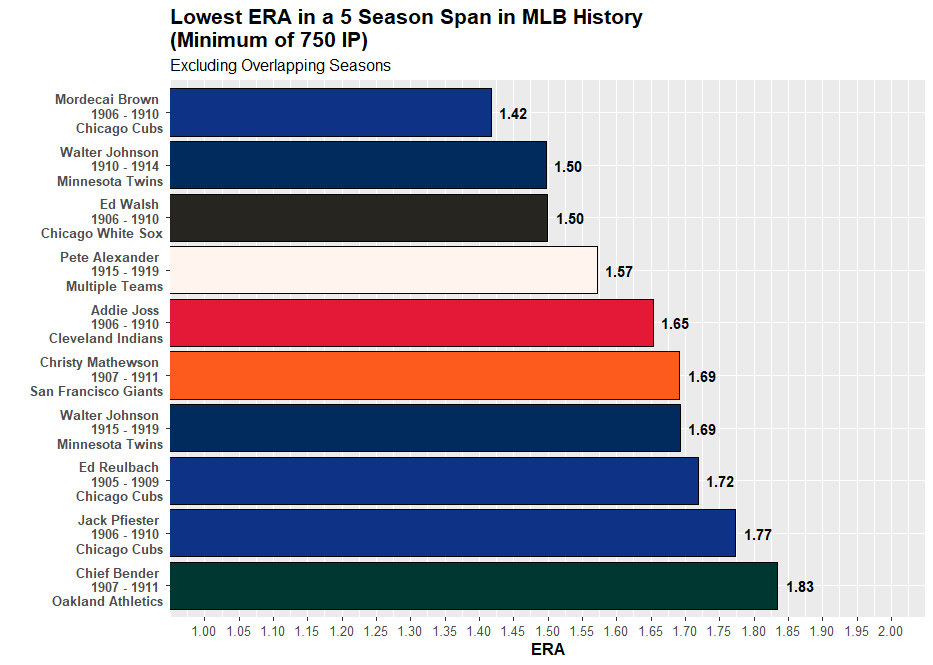

R code for this plot:
#Set working directory

setwd("C:/Users/daily/Desktop/Repositories/MiscVisuals/Website Visualizations/Most X in Span/MLB")

#Loading necessary libraries

library(sqldf)
library(tidyverse)
library(zoo)
library(weights)
library(data.table)
library(Lahman)

#Get data from Lahman Database

data <- sqldf('SELECT People.playerID, Pitching.yearID, People.nameFirst, People.nameLast,
GROUP_CONCAT(TeamsFranchises.franchName) AS Teams, GROUP_CONCAT(TeamsFranchises.franchID) AS FranchIDS, SUM(ifnull(Pitching.ER,0)) AS ER, SUM(ifnull(Pitching.IPOuts,0)) AS Outs
                    FROM People
                    INNER JOIN Pitching
                    ON People.playerID = Pitching.PlayerID
                    INNER JOIN Teams
                    ON Pitching.teamID = Teams.teamID
                    AND Pitching.yearID = Teams.yearID
                    INNER JOIN TeamsFranchises
                    ON Teams.franchID = TeamsFranchises.franchID
                    GROUP BY Pitching.playerID, Pitching.yearID')

#Calculate the totals and find the season the span started

data <- data %>%
  arrange(playerID, yearID) %>%
  group_by(playerID) %>%
  mutate(ER_Total = rollapply(ER, width = 5, FUN = sum, align = "right",partial = TRUE)) %>%
  mutate(Outs_Total = rollapply(Outs, width = 5, FUN = sum, align = "right",partial = TRUE)) %>%
  mutate(firstYear_rd = lag(yearID, 4)) %>%
  fill(firstYear_rd, .direction = "up") %>%
  mutate(first_year_2_rd = lag(yearID,3)) %>%
  fill(first_year_2_rd, .direction = "up") %>%
  mutate(first_year_3_rd = lag(yearID,2)) %>%
  fill(first_year_3_rd, .direction = "up") %>%
  mutate(first_year_4_rd = lag(yearID,1)) %>%
  fill(first_year_4_rd, .direction = "up") %>%
  mutate(firstYear = ifelse(is.na(firstYear_rd) & is.na(first_year_2_rd) & is.na(first_year_3_rd) & is.na(first_year_4_rd), yearID,
                            ifelse(is.na(firstYear_rd) & is.na(first_year_2_rd) & is.na(first_year_3_rd), first_year_4_rd,
                                   ifelse(is.na(firstYear_rd) & is.na(first_year_2_rd), first_year_3_rd,
                                          ifelse(is.na(firstYear_rd), first_year_2_rd, firstYear_rd))))) %>%
  mutate(Range = yearID - firstYear) %>%
  mutate(prevTeam = lag(Teams,4)) %>%
  mutate(prevTeam = ifelse(is.na(prevTeam), Teams, prevTeam)) %>%
  mutate(prevTeam_2 = lag(Teams,3)) %>%
  mutate(prevTeam_2 = ifelse(is.na(prevTeam_2), Teams, prevTeam_2)) %>%
  mutate(prevTeam_3 = lag(Teams,2)) %>%
  mutate(prevTeam_3 = ifelse(is.na(prevTeam_3), Teams, prevTeam_3)) %>%
  mutate(prevTeam_4 = lag(Teams,1)) %>%
  mutate(prevTeam_4 = ifelse(is.na(prevTeam_4), Teams, prevTeam_4)) %>%
  mutate(OneFranchise = ifelse(Teams == prevTeam & Teams == prevTeam_2 & Teams == prevTeam_3 & Teams == prevTeam_4, "Yes", "No")) %>%
  ungroup()

#Choose only the columns needed for visual

display_data <- sqldf('SELECT firstYear AS MIN,
      yearID AS MAX,
      Range,
      playerID,
      nameFirst,
      nameLast,
      Teams,
      ER_Total,
      Outs_Total,
      ((ER_Total * 27.00000) / Outs_Total) AS ERA,
      OneFranchise
      FROM data
      WHERE Outs_Total >= 2250
      AND Range >= 4
      GROUP BY playerID, yearID
      ORDER BY ERA ASC')

#Add index number to find overlapping values (Only finds overlapping values for top value in group)

setDT(display_data)
display_data$index <- display_data[display_data, on = .(playerID, MAX>=MIN, MIN<=MAX), mult ="first", which = TRUE]

#Keep only top value from index grouping

no_dupes <- display_data %>%
  group_by(index) %>%
  slice_head() %>%
  group_by(playerID,MIN) %>%
  slice_head() %>%
  arrange(ERA) %>%
  ungroup()

#Limit to top 10 spots

top_data <- no_dupes %>%
  mutate(Rank = rank(ERA, ties.method = "min")) %>%
  filter(Rank <= 10)

#Create Team Name for Players with More Than 1 Franchise

top_data <- top_data %>%
  mutate(DisplayFranchises = ifelse(OneFranchise == "No", "Multiple Teams", Teams))

#Combine columns for display

top_data <- top_data %>%
  mutate(chart_label = paste(nameFirst,nameLast, "\n", MIN, "-", MAX, "\n",DisplayFranchises))

#Team Colors for display

fill_color <- c("Arizona Diamondbacks" = "#5F259F",
                "Atlanta Braves" = "#CE1141",
                "Baltimore Orioles" = "#DF4601",
                "Boston Red Sox" = "#BD3039",
                "Chicago Cubs" = "#0E3386",
                "Chicago White Sox" = "#27251F",
                "Cincinnati Reds" = "#C6011F",
                "Cleveland Indians" = "#E31937",
                "Colorado Rockies" = "#33006F",
                "Detroit Tigers" = "#FA4616",
                "Houston Astros" = "#EB6E1F",
                "Kansas City Royals" = "#004687",
                "Los Angeles Angels" = "#BA0021",
                "Los Angeles Angels of Anaheim" = "#BA0021",
                "Los Angeles Dodgers" = "#005A9C",
                "Miami Marlins" = "#00A3E0",
                "Milwaukee Brewers" = "#FFC52F",
                "Minnesota Twins" = "#002B5C",
                "New York Mets" = "#FF5910",
                "New York Yankees" = "#0C2340",
                "Oakland Athletics" = "#003831",
                "Philadelphia Phillies" = "#E81828",
                "Pittsburgh Pirates" = "#FDB827",
                "St. Louis Cardinals" = "#C41E3A",
                "San Diego Padres" = "#2F241D",
                "San Francisco Giants" = "#FD5A1E",
                "Seattle Mariners" = "#005C5C",
                "Tampa Bay Rays" = "#8FBCE6",
                "Texas Rangers" = "#C0111F",
                "Toronto Blue Jays" = "#134A8E",
                "Washington Nationals" = "#AB0003",
                "Multiple Teams" = "seashell",
                "Louisville Colonels" = "seashell",
                "Providence Grays" = "seashell")

#Create visual

top_data %>%
  ggplot(aes(x = reorder(chart_label, -ERA), y = ERA, fill = DisplayFranchises)) +
  geom_bar(stat = "identity", color = "black") +
  geom_text(aes(label = rd(ERA,2)), fontface = "bold", hjust = -0.3) +
  coord_flip(ylim = c(1, 2)) +
  scale_y_continuous(breaks = seq(1, 2, 0.1)) +
  scale_fill_manual(values = fill_color) +
  theme(plot.title = element_text(size = 16, face = "bold"),
        plot.subtitle = element_text(size = 12),
        axis.title.x = element_text(size = 12, face = "bold"),
        axis.text.x = element_text(size = 10),
        axis.text.y = element_text(size = 10, face ="bold"),
        legend.position = "none") +
  labs(title = "Lowest ERA in a 5 Season Span in MLB History\n(Minimum of 750 IP)",
       subtitle = "Excluding Overlapping Seasons",
       x = "",
       y = "ERA")
